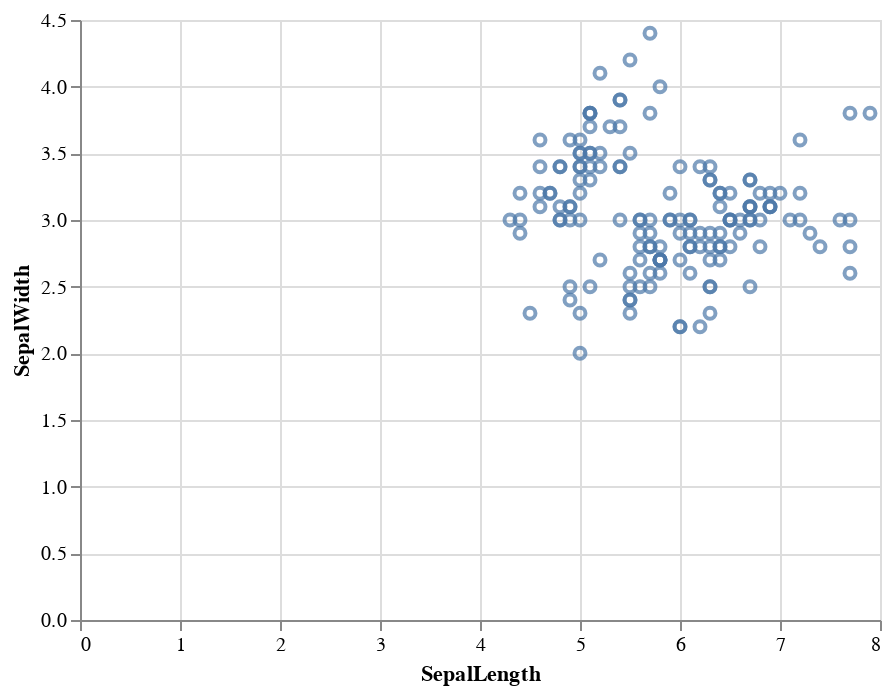

The notebook cell saved with this chart:
### Code cell
import altair as alt
alt.Chart(iris).mark_point().encode(
      x = 'SepalLength',
      y = 'SepalWidth'
)

### Figure 1 — Vega-Lite specification as saved in the notebook (floating-point values rounded to 4 significant figures; data arrays with more than 128 entries replaced by an {"elided": "..."} marker saying what was removed)
{"config": {"view": {"continuousWidth": 400, "continuousHeight": 300}}, "data": {"name": "data-d1be07d90518734e6d08167a291c95a9"}, "mark": "point", "encoding": {"x": {"field": "SepalLength", "type": "quantitative"}, "y": {"field": "SepalWidth", "type": "quantitative"}}, "$schema": "https://vega.github.io/schema/vega-lite/v4.17.0.json", "datasets": {"data-d1be07d90518734e6d08167a291c95a9": {"elided": "150 records"}}}
